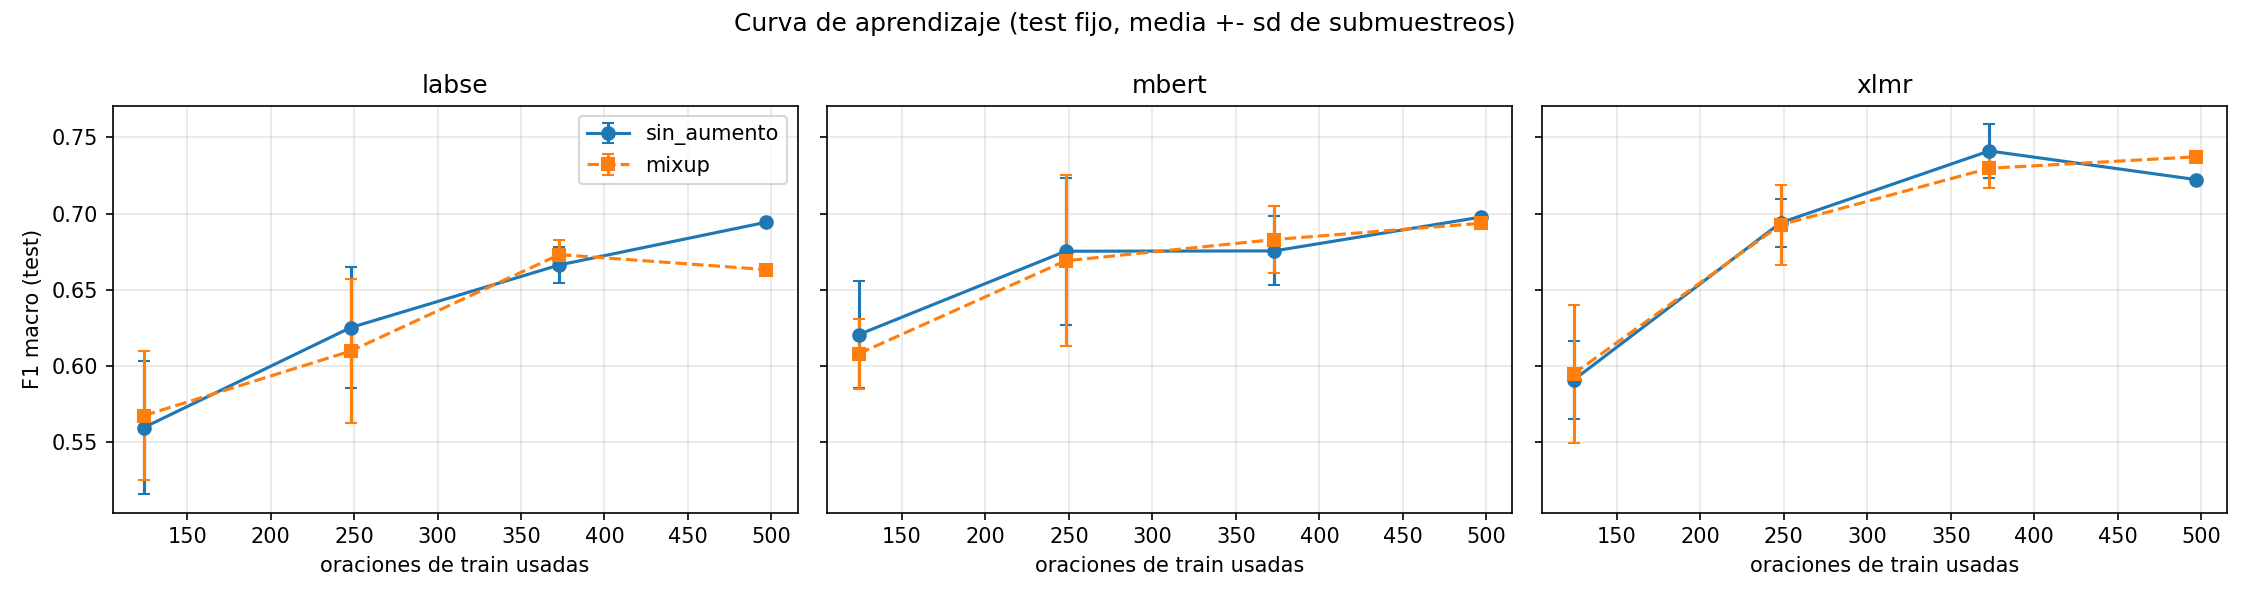

Generate this figure with Python:
"""
Curva de aprendizaje: cuanto mejora el F1 macro al darle mas oraciones de
train al clasificador (embeddings congelados + Regresion Logistica).

Sirve para decidir si repartir mas datos a train (o pasar a validacion
cruzada) tiene sentido: si la curva ya esta plana con todo el train actual,
darle mas train casi no ayuda, y conviene usar los datos extra para un test
mas grande y mas confiable.

Para cada modelo y para "sin aumento" y "Mixup" (las dos configuraciones que
no dependen de generar texto fuera de este pipeline), se entrena con el 25%,
50%, 75% y 100% del train ACTUAL (split congelado, estratificado por
categoria), y se mide siempre sobre el mismo test. Con fracciones menores a
100% se repite con varios submuestreos aleatorios y se reporta media +- sd.

No toca dev ni test: `C` se elige sobre dev y el F1 se mide sobre test, igual
que en los experimentos principales. No genera texto sintetico nuevo
(retrotraduccion y Generate-then-Refine quedan fuera).

Usa el corpus con `shiwilu` normalizado (`comun.cargar_corpus_normalizado`,
minusculas/sin puntuacion/sin tildes-ñ) - la condicion `sin_puntuacion`,
unica vigente desde 2026-09-27 - y el split unico congelado
(`2_baselines/split_fijo.csv`), no los folds de la validacion cruzada.

Salida:
    3_baselines_y_aumento_datos/curva_aprendizaje.csv
    3_baselines_y_aumento_datos/curva_aprendizaje.png

Uso:
    python 3_baselines_y_aumento_datos/curva_aprendizaje.py

    # un modelo a la vez (evita el segmentation fault de Windows al cargar
    # sentence-transformers y transformers en el mismo proceso, viendo
    # transicion labse -> mbert): cada corrida se fusiona con el CSV existente
    python 3_baselines_y_aumento_datos/curva_aprendizaje.py --modelo labse
    python 3_baselines_y_aumento_datos/curva_aprendizaje.py --modelo mbert
    python 3_baselines_y_aumento_datos/curva_aprendizaje.py --modelo xlmr
"""

from __future__ import annotations

import argparse
import sys
from pathlib import Path

import matplotlib

matplotlib.use("Agg")
import matplotlib.pyplot as plt
import numpy as np
import pandas as pd
from sklearn.linear_model import LogisticRegression
from sklearn.metrics import f1_score
from sklearn.model_selection import train_test_split

RAIZ = Path(__file__).resolve().parents[1]
for ruta in (RAIZ, RAIZ / "2_baselines", RAIZ / "3_baselines_y_aumento_datos" / "tecnicas_aumento"):
    sys.path.insert(0, str(ruta))

from comun import (  # noqa: E402
    MODELOS,
    SEMILLA,
    VALORES_C,
    cargar_corpus,
    cargar_corpus_normalizado,
    dividir_train_dev_test,
    extraer_embeddings,
    liberar_modelo,
)
from mixup import generar_sinteticos_mixup  # noqa: E402

FRACCIONES = [0.25, 0.5, 0.75, 1.0]
REPETICIONES = 5          # submuestreos por fraccion < 100%
ALPHA_MIXUP, MULT_MIXUP = 0.4, 1.0
SALIDA_CSV = Path(__file__).resolve().parent / "curva_aprendizaje.csv"
SALIDA_PNG = Path(__file__).resolve().parent / "curva_aprendizaje.png"


def f1_test(X_train, y_train, X_dev, y_dev, X_test, y_test) -> float:
    """Elige C sobre dev (F1 macro) y devuelve el F1 macro sobre test."""
    mejor_f1_dev, mejor_clf = -1.0, None
    for c in VALORES_C:
        clf = LogisticRegression(C=c, max_iter=2000, random_state=SEMILLA).fit(X_train, y_train)
        f1_dev = f1_score(y_dev, clf.predict(X_dev), average="macro", zero_division=0)
        if f1_dev > mejor_f1_dev:
            mejor_f1_dev, mejor_clf = f1_dev, clf
    return float(f1_score(y_test, mejor_clf.predict(X_test), average="macro", zero_division=0))


def graficar(tabla: pd.DataFrame) -> None:
    modelos = [m for m in MODELOS if m in set(tabla["modelo"])]
    fig, ejes = plt.subplots(1, len(modelos), figsize=(5 * len(modelos), 4), sharey=True)
    for ax, modelo in zip(np.atleast_1d(ejes), modelos):
        for tecnica, estilo in (("sin_aumento", "o-"), ("mixup", "s--")):
            sub = tabla[(tabla["modelo"] == modelo) & (tabla["tecnica"] == tecnica)]
            ax.errorbar(sub["n_train"], sub["f1_macro_media"], yerr=sub["f1_macro_sd"],
                        fmt=estilo, capsize=3, label=tecnica)
        ax.set_title(modelo)
        ax.set_xlabel("oraciones de train usadas")
        ax.grid(alpha=0.3)
    np.atleast_1d(ejes)[0].set_ylabel("F1 macro (test)")
    np.atleast_1d(ejes)[0].legend()
    fig.suptitle("Curva de aprendizaje (test fijo, media +- sd de submuestreos)")
    fig.tight_layout()
    fig.savefig(SALIDA_PNG, dpi=150)
    plt.close(fig)


def main() -> int:
    ap = argparse.ArgumentParser(description=__doc__, formatter_class=argparse.RawDescriptionHelpFormatter)
    ap.add_argument("--modelo", choices=list(MODELOS), default=None,
                     help="Corre solo este modelo y fusiona el resultado con el CSV existente. "
                          "Por defecto corre los 3 modelos en un mismo proceso; usar esta opcion "
                          "si eso falla con 'Segmentation fault' (conflicto de librerias al cargar "
                          "sentence-transformers y transformers en el mismo proceso, visto en Windows).")
    ap.add_argument("--solo-graficar", action="store_true",
                     help="No calcula nada nuevo: regenera curva_aprendizaje.png a partir del CSV ya guardado.")
    args = ap.parse_args()

    if args.solo_graficar:
        if not SALIDA_CSV.exists():
            raise SystemExit(f"No existe {SALIDA_CSV} todavia.")
        graficar(pd.read_csv(SALIDA_CSV))
        print(f"Grafico regenerado en {SALIDA_PNG}")
        return 0

    df = cargar_corpus()
    # El split unico (split_fijo.csv) esta congelado sobre claves calculadas
    # con el texto ORIGINAL (acentos/ñ incluidos, ver comun._normalizar_shiwilu);
    # hay que dividir primero y normalizar despues, o esas claves dejan de
    # coincidir (a diferencia de folds_fijos.csv, que agrupa con la
    # normalizacion estricta y por eso es idempotente con el texto ya limpio).
    train, dev, test = dividir_train_dev_test(df)
    normalizado = cargar_corpus_normalizado().set_index("id")["shiwilu"]
    train = train.copy()
    train["shiwilu"] = train["id"].map(normalizado)
    dev = dev.copy()
    dev["shiwilu"] = dev["id"].map(normalizado)
    test = test.copy()
    test["shiwilu"] = test["id"].map(normalizado)
    y_train = train["intencion"].to_numpy()
    y_dev = dev["intencion"].to_numpy()
    y_test = test["intencion"].to_numpy()
    print(f"train={len(train)}  dev={len(dev)}  test={len(test)}")

    modelos_a_correr = [args.modelo] if args.modelo else list(MODELOS)
    filas = []
    for modelo in modelos_a_correr:
        print(f"\n=== {modelo} ===")
        X_train = extraer_embeddings(train["shiwilu"].astype(str).tolist(), modelo)
        X_dev = extraer_embeddings(dev["shiwilu"].astype(str).tolist(), modelo)
        X_test = extraer_embeddings(test["shiwilu"].astype(str).tolist(), modelo)
        liberar_modelo(modelo)  # ya se extrajeron los embeddings; no hace falta mantener los pesos en RAM

        for fraccion in FRACCIONES:
            n_rep = 1 if fraccion == 1.0 else REPETICIONES
            resultados = {"sin_aumento": [], "mixup": []}
            n_usado = int(round(len(train) * fraccion))
            for rep in range(n_rep):
                if fraccion == 1.0:
                    idx = np.arange(len(train))
                else:
                    idx, _ = train_test_split(
                        np.arange(len(train)), train_size=fraccion,
                        stratify=y_train, random_state=rep,
                    )
                Xs, ys = X_train[idx], y_train[idx]
                resultados["sin_aumento"].append(f1_test(Xs, ys, X_dev, y_dev, X_test, y_test))

                rng = np.random.default_rng(SEMILLA + rep)
                X_sint, y_sint = generar_sinteticos_mixup(Xs, ys, ALPHA_MIXUP, MULT_MIXUP, rng)
                resultados["mixup"].append(f1_test(
                    np.concatenate([Xs, X_sint]), np.concatenate([ys, y_sint]),
                    X_dev, y_dev, X_test, y_test,
                ))

            for tecnica, valores in resultados.items():
                media, sd = float(np.mean(valores)), float(np.std(valores))
                filas.append({"modelo": modelo, "tecnica": tecnica, "fraccion_train": fraccion,
                              "n_train": n_usado, "f1_macro_media": media, "f1_macro_sd": sd,
                              "repeticiones": n_rep})
                print(f"  {fraccion:>4.0%} (n={n_usado:>3})  {tecnica:<12} F1={media:.4f} +- {sd:.4f}")

    tabla_nueva = pd.DataFrame(filas)
    if SALIDA_CSV.exists():
        previa = pd.read_csv(SALIDA_CSV)
        previa = previa[~previa["modelo"].isin(modelos_a_correr)]
        tabla = pd.concat([previa, tabla_nueva], ignore_index=True)
    else:
        tabla = tabla_nueva
    tabla.to_csv(SALIDA_CSV, index=False, encoding="utf-8")

    graficar(tabla)

    faltantes = [m for m in MODELOS if m not in set(tabla["modelo"])]
    if faltantes:
        print(f"\nFalta correr: {faltantes} (el grafico solo tiene los modelos ya calculados)")
    print(f"\nGuardado en {SALIDA_CSV} y {SALIDA_PNG}")
    return 0


if __name__ == "__main__":
    raise SystemExit(main())
